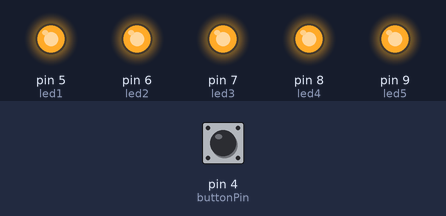
Recording of a sketch running on a simulated Arduino Uno, built with avr-gcc and run on an emulated ATmega328P. Parts: output pins drawn as LEDs (lit = HIGH). Dashed ring = blinking. The test bench sets the inputs (shaded band); at power-on: pin 4 (buttonPin) HIGH.

Above: at 1.2 s.
1.3 s: pin 4 (buttonPin) pulled LOW for 0.15 s
At 2.2 s:
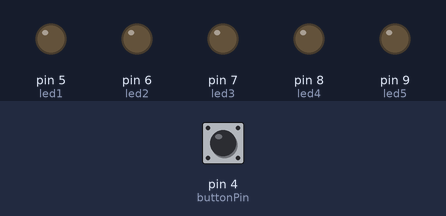
2.9 s: pin 4 (buttonPin) pulled LOW for 1 s
At 3.08 s:
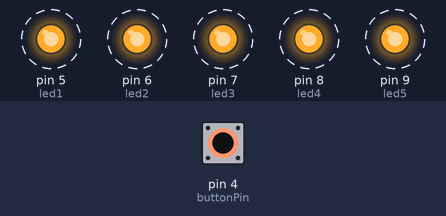
5.9 s: pin 4 (buttonPin) pulled LOW for 0.15 s
At 6.27 s:
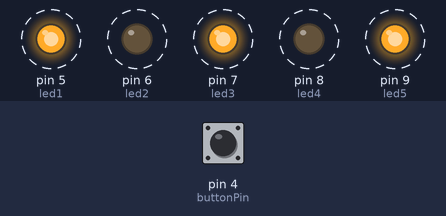
8.9 s: pin 4 (buttonPin) pulled LOW for 3.2 s
At 9.96 s:
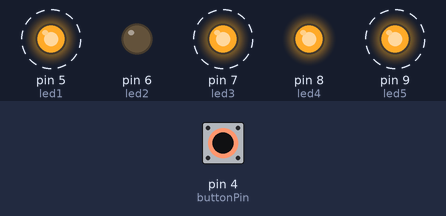
Timing chart, 0 to 14.6 s (numbered marks = the images above; inputs shaded):
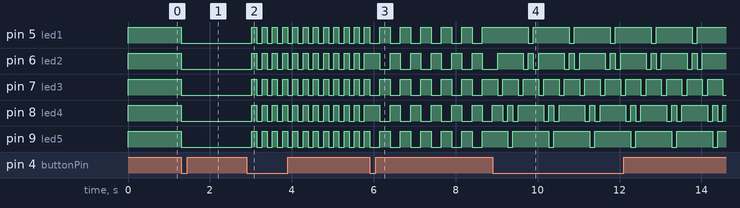

The sketch:

v1.3.ino
```cpp
// Declare component positions
int buttonPin = 4, led1 = 5, led2 = 6, led3 = 7, led4 = 8, led5 = 9;

// Iteration
bool buttonState = 1, buttonOldState = 0;
int noOfModes = 5, mode = 0;

// Timekeeping
unsigned long prevMillis = 0, interval = 0;
int cycle = 0;

// Setup
void setup()
{
  // initialize button as input
  pinMode(buttonPin, INPUT);
  // initialize led pins as output.
  pinMode(led1, OUTPUT);
  pinMode(led2, OUTPUT);
  pinMode(led3, OUTPUT);
  pinMode(led4, OUTPUT);
  pinMode(led5, OUTPUT);
}

// Loop
void loop()
{
  // Button tracking
  unsigned long currentMillis = millis();
  buttonState = digitalRead(buttonPin);

  // Mode iteration
  if (buttonState == 0 && buttonOldState == 1)
    {
      mode++;
      if (mode == noOfModes)
      {
        mode = 0;
      }
    }

  // Mode 0 (all off)
  if (mode == 0)
    {
      digitalWrite(led1, HIGH);
      digitalWrite(led2, HIGH);
      digitalWrite(led3, HIGH);
      digitalWrite(led4, HIGH);
      digitalWrite(led5, HIGH);
    }

  // Mode 1 (all on)
  else if (mode == 1)
    {
      digitalWrite(led1, LOW);
      digitalWrite(led2, LOW);
      digitalWrite(led3, LOW);
      digitalWrite(led4, LOW);
      digitalWrite(led5, LOW);
    }

  // Mode 2 (blink)
  else if (mode == 2)
    {
      interval = 125;
      if (currentMillis - prevMillis >= interval && cycle == 0)
        {
          cycle = 1;
          prevMillis = currentMillis;
        }
      else if (currentMillis - prevMillis >= interval && cycle == 1)
        {
          cycle = 0;
          prevMillis = currentMillis;
        }

      if (cycle == 0)
        {
          digitalWrite(led1, HIGH);
          digitalWrite(led2, HIGH);
          digitalWrite(led3, HIGH);
          digitalWrite(led4, HIGH);
          digitalWrite(led5, HIGH);
        }
      else if (cycle == 1)
        {
          digitalWrite(led1, LOW);
          digitalWrite(led2, LOW);
          digitalWrite(led3, LOW);
          digitalWrite(led4, LOW);
          digitalWrite(led5, LOW);
        }
    }

  // Mode 3 (alternating blink)
  else if (mode == 3)
    {
      interval = 250;
      if (currentMillis - prevMillis >= interval && cycle == 0)
        {
          cycle = 1;
          prevMillis = currentMillis;
        }
      else if (currentMillis - prevMillis >= interval && cycle == 1)
        {
          cycle = 0;
          prevMillis = currentMillis;
        }

      if (cycle == 0)
        {
          digitalWrite(led1, HIGH);
          digitalWrite(led2, LOW);
          digitalWrite(led3, HIGH);
          digitalWrite(led4, LOW);
          digitalWrite(led5, HIGH);
        }
      else if (cycle == 1)
        {
          digitalWrite(led1, LOW);
          digitalWrite(led2, HIGH);
          digitalWrite(led3, LOW);
          digitalWrite(led4, HIGH);
          digitalWrite(led5, LOW);
        }
    }

  // Mode 4 (shuttle run)
  else if (mode == 4)
    {
      interval = 125;
      if (currentMillis - prevMillis >= interval)
        {
          cycle++;
          if (cycle > 7)
            {
              cycle = 0;
            }
          prevMillis = currentMillis;
        }

      if (cycle == 0)
        {
          digitalWrite(led1, LOW);
          digitalWrite(led2, HIGH);
          digitalWrite(led3, HIGH);
          digitalWrite(led4, HIGH);
          digitalWrite(led5, HIGH);
        }
      if (cycle == 1)
        {
          digitalWrite(led1, HIGH);
          digitalWrite(led2, LOW);
          digitalWrite(led3, HIGH);
          digitalWrite(led4, HIGH);
          digitalWrite(led5, HIGH);
        }
      if (cycle == 2)
        {
          digitalWrite(led1, HIGH);
          digitalWrite(led2, HIGH);
          digitalWrite(led3, LOW);
          digitalWrite(led4, HIGH);
          digitalWrite(led5, HIGH);
        }
      if (cycle == 3)
        {
          digitalWrite(led1, HIGH);
          digitalWrite(led2, HIGH);
          digitalWrite(led3, HIGH);
          digitalWrite(led4, LOW);
          digitalWrite(led5, HIGH);
        }
      if (cycle == 4)
        {
          digitalWrite(led1, HIGH);
          digitalWrite(led2, HIGH);
          digitalWrite(led3, HIGH);
          digitalWrite(led4, HIGH);
          digitalWrite(led5, LOW);
        }
      if (cycle == 5)
        {
          digitalWrite(led1, HIGH);
          digitalWrite(led2, HIGH);
          digitalWrite(led3, HIGH);
          digitalWrite(led4, LOW);
          digitalWrite(led5, HIGH);
        }
      if (cycle == 6)
        {
          digitalWrite(led1, HIGH);
          digitalWrite(led2, HIGH);
          digitalWrite(led3, LOW);
          digitalWrite(led4, HIGH);
          digitalWrite(led5, HIGH);
        }
      if (cycle == 7)
        {
          digitalWrite(led1, HIGH);
          digitalWrite(led2, LOW);
          digitalWrite(led3, HIGH);
          digitalWrite(led4, HIGH);
          digitalWrite(led5, HIGH);
        }
    }
  buttonOldState = buttonState;
}
```

Measured:
- after the input at 1.3 s, pin 5 (led1), pin 6 (led2), pin 7 (led3), pin 8 (led4), pin 9 (led5): HIGH → LOW at once
- after the input at 2.9 s, pin 5 (led1), pin 6 (led2), pin 7 (led3), pin 8 (led4), pin 9 (led5): alternates HIGH for 0.12 s and LOW for 0.12 s, starting after 0.12 s
- after the input at 5.9 s, pin 5 (led1), pin 7 (led3), pin 9 (led5): alternates HIGH for 0.25 s and LOW for 0.25 s, starting after 0.25 s; pin 6 (led2), pin 8 (led4): alternates HIGH for 0.25 s and LOW for 0.25 s, starting after 0.50 s
- after the input at 8.9 s, pin 5 (led1): alternates HIGH for 0.88 s and LOW for 0.12 s, starting after 0.87 s; pin 9 (led5): alternates HIGH for 0.88 s and LOW for 0.12 s, starting after 0.37 s
